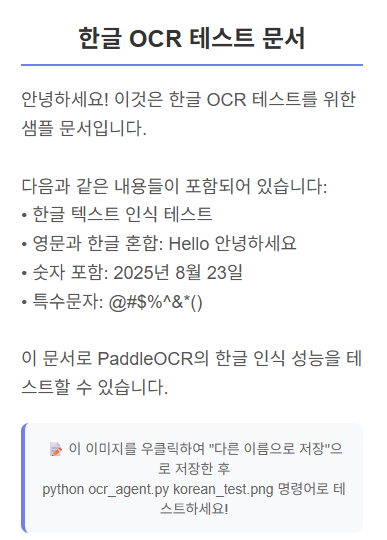
#> input picture playground/python/ocr/images/ocr_test_01.png, 387 x 540 px
$ python ocr_advanced.py images/ocr_test_01.png
#> lines starting #> are read from the running program, lines starting #| are printed output that depends on the picture; after the words box and inside, x2 and y2 are one past the last pixel; in counts of white or black regions, pixels touching at a corner belong together
#!/usr/bin/env python3
# -*- coding: utf-8 -*-
"""
PaddleOCR 고급 모드 - 고정확도 인식 + 이미지 전처리
Python 3.11+ 필수
"""

from typing import Tuple, Optional
import os
import sys
from paddleocr import PaddleOCR

def preprocess_image_for_ocr(image_path: str, output_path: str = None) -> str:
    """
    OCR 인식률 향상을 위한 이미지 전처리

    Args:
        image_path (str): 원본 이미지 경로
        output_path (str): 전처리된 이미지 저장 경로 (None이면 임시 파일)

    Returns:
        str: 전처리된 이미지 경로
    """
#> called with image_path = 'images/ocr_test_01.png'
    try:
        import cv2
        import numpy as np
    except ImportError:
        print("⚠️  이미지 전처리를 위해 opencv-python을 설치하세요: pip install opencv-python")
        return image_path

    # 이미지 읽기
    img = cv2.imread(image_path)
#> img is the input picture: shape (540, 387, 3); mean B, G, R 244.1, 243.4, 243.1
    if img is None:
        return image_path

    print("🔧 이미지 전처리 중...")

    # 1. 그레이스케일 변환
    gray = cv2.cvtColor(img, cv2.COLOR_BGR2GRAY)
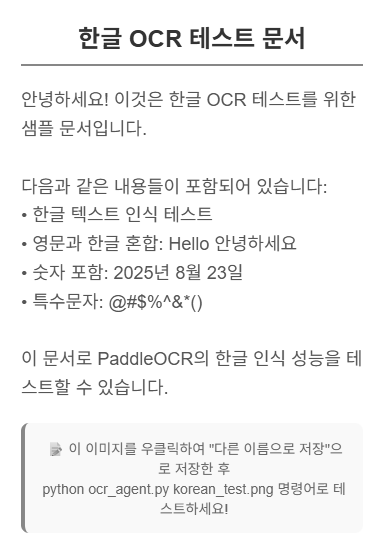
#> gray: shape (540, 387); min 51, max 255, mean 243.4

    # 2. 노이즈 제거 (가우시안 블러)
    blurred = cv2.GaussianBlur(gray, (1, 1), 0)

    # 3. 대비 향상 (CLAHE - Contrast Limited Adaptive Histogram Equalization)
    clahe = cv2.createCLAHE(clipLimit=3.0, tileGridSize=(8, 8))
    enhanced = clahe.apply(blurred)

    # 4. 이진화 (Otsu's method)
    _, binary = cv2.threshold(enhanced, 0, 255, cv2.THRESH_BINARY + cv2.THRESH_OTSU)
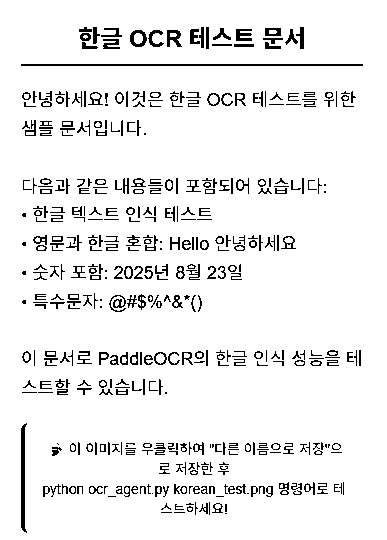
#> binary: shape (540, 387); 93.1% white; black in thin lines or dots, all inside (x1, y1, x2, y2) = (21, 27, 363, 533)

    # 5. 모폴로지 연산으로 글자 선명화
    kernel = np.ones((1, 1), np.uint8)
    processed = cv2.morphologyEx(binary, cv2.MORPH_CLOSE, kernel)

    # 전처리된 이미지 저장
    if output_path is None:
        import tempfile
        output_path = tempfile.mktemp(suffix='_processed.png')

    cv2.imwrite(output_path, processed)
    print(f"✅ 전처리 완료: {output_path}")

    return output_path

def analyze_image_advanced(image_path: str, use_preprocess: bool = True,
                           high_accuracy: bool = True) -> Tuple[Optional[list], str, dict]:
    """
    고급 모드로 이미지에서 텍스트 분석

    Args:
        image_path (str): 분석할 이미지 파일 경로
        use_preprocess (bool): 이미지 전처리 사용 여부
        high_accuracy (bool): 고정확도 모델 사용 여부

    Returns:
        Tuple[Optional[list], str, dict]: (raw_result, parsed_text, stats)
    """

    # 파일 존재 여부 확인
    if not os.path.exists(image_path):
        raise FileNotFoundError(f"파일을 찾을 수 없습니다: {image_path}")

    # 이미지 전처리 (옵션)
    processed_image_path = image_path
    if use_preprocess:
        processed_image_path = preprocess_image_for_ocr(image_path)

    # PaddleOCR 3.x 초기화 (매우 간소화됨)
    if high_accuracy:
        # 고정확도 모드 - 고성능 추론 사용
        try:
            ocr = PaddleOCR(
                use_angle_cls=True,
                lang='korean',
                enable_hpi=True,  # 고성능 추론 활성화 (3.x의 새로운 기능)
            )
            print("🎯 고정확도 모드 (고성능 추론) 실행 중...")
        except Exception:
            # enable_hpi가 지원되지 않는 경우 기본 모드로 폴백
            ocr = PaddleOCR(use_angle_cls=True, lang='korean')
            print("⚡ 기본 모드로 실행 중... (고성능 추론 미지원)")
    else:
        # 기본 모바일 모델
        ocr = PaddleOCR(use_angle_cls=True, lang='korean')
        print("⚡ 기본 모드로 실행 중...")

    # OCR 실행
    print(f"이미지 분석 중: {processed_image_path}")
    raw_result = ocr.ocr(processed_image_path)

    # 텍스트 병합 및 통계 계산
    parsed_text: str = ""
    stats = {
        'total_blocks': 0,
        'avg_confidence': 0.0,
        'min_confidence': 1.0,
        'max_confidence': 0.0,
        'preprocessing': use_preprocess,
        'high_accuracy': high_accuracy
    }

    if raw_result and len(raw_result) > 0:
        result_data = raw_result[0]

        if 'rec_texts' in result_data:
            texts = result_data['rec_texts']
            scores = result_data.get('rec_scores', [])

            stats['total_blocks'] = len(texts)

            # 텍스트 병합
            for text in texts:
                if text and text.strip():
                    parsed_text += text + "\n"

            # 신뢰도 통계
            if scores:
                stats['avg_confidence'] = sum(scores) / len(scores)
                stats['min_confidence'] = min(scores)
                stats['max_confidence'] = max(scores)

    # 마지막 개행문자 제거
    parsed_text = parsed_text.rstrip("\n")

    # 전처리된 임시 파일 정리
    if use_preprocess and processed_image_path != image_path:
        try:
            os.remove(processed_image_path)
            print("🧹 임시 전처리 파일 정리 완료")
        except:
            pass

    return raw_result, parsed_text, stats

def main() -> None:
    """메인 함수 - 고급 모드"""

    if len(sys.argv) < 2:
        print("사용법: python ocr_advanced.py <이미지파일경로> [옵션]")
        print("옵션:")
        print("  --no-preprocess    : 이미지 전처리 비활성화")
        print("  --basic-params     : 기본 추론 사용 (빠름)")
        print("예시:")
        print("  python ocr_advanced.py sample.jpg")
        print("  python ocr_advanced.py sample.jpg --no-preprocess")
        print("  python ocr_advanced.py sample.jpg --basic-params")
        sys.exit(1)

    image_path = sys.argv[1]
    use_preprocess = '--no-preprocess' not in sys.argv
    high_accuracy = '--basic-params' not in sys.argv

    try:
        raw_result, parsed_text, stats = analyze_image_advanced(
            image_path, use_preprocess, high_accuracy
        )

        print("\n" + "="*50)
        print("🚀 고급 모드 분석 결과")
        print("="*50)

        print(f"\n📝 인식된 텍스트:")
        print(parsed_text)

        print(f"\n📊 분석 통계:")
        print(f"   • 인식된 텍스트 블록: {stats['total_blocks']}개")
        print(f"   • 평균 신뢰도: {stats['avg_confidence']:.1%}")
        print(f"   • 최고 신뢰도: {stats['max_confidence']:.1%}")
        print(f"   • 최저 신뢰도: {stats['min_confidence']:.1%}")
        print(f"   • 이미지 전처리: {'적용' if stats['preprocessing'] else '미적용'}")
        print(f"   • 모델 유형: {'고정확도 파라미터' if stats['high_accuracy'] else '기본 파라미터'}")

        # 결과 저장
        output_file: str = os.path.splitext(image_path)[0] + "_advanced_result.txt"
        with open(output_file, 'w', encoding='utf-8') as f:
            f.write("=== 고급 모드 OCR 분석 결과 ===\n\n")
            f.write(f"원본 파일: {image_path}\n")
            f.write(f"모드: 고급 (고정확도)\n")
            f.write(f"이미지 전처리: {'적용' if stats['preprocessing'] else '미적용'}\n")
            f.write(f"모델 유형: {'고성능 추론' if stats['high_accuracy'] else '기본 추론'}\n\n")
            f.write("분석 통계:\n")
            f.write(f"  - 텍스트 블록: {stats['total_blocks']}개\n")
            f.write(f"  - 평균 신뢰도: {stats['avg_confidence']:.1%}\n")
            f.write(f"  - 신뢰도 범위: {stats['min_confidence']:.1%} ~ {stats['max_confidence']:.1%}\n\n")
            f.write("인식된 텍스트:\n")
            f.write(parsed_text + "\n\n")
            f.write("Raw Result:\n")
            f.write(str(raw_result))

        print(f"\n💾 결과 저장: {output_file}")

    except Exception as e:
        print(f"❌ 오류 발생: {str(e)}")
        sys.exit(1)

if __name__ == "__main__":
    main()
#> (the call stopped at in analyze_image_advanced, `ocr = PaddleOCR( use_angle_cls=True, lang='korean', enable_hpi=True,`: paddleocr is not available in this run)
